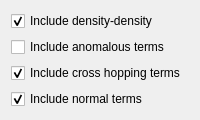
          <widget class="QWidget" name="tab_17">
           <attribute name="title">
            <string>Mean field type</string>
           </attribute>
           <layout class="QGridLayout" name="gridLayout_31">
            <item row="0" column="0">
             <layout class="QGridLayout" name="gridLayout_30">
              <item row="1" column="0">
               <widget class="QCheckBox" name="compute_anomalous">
                <property name="toolTip">
                 <string>Include spontaneous superconducting terms</string>
                </property>
                <property name="text">
                 <string>Include anomalous terms</string>
                </property>
                <property name="checked">
                 <bool>false</bool>
                </property>
               </widget>
              </item>
              <item row="0" column="0">
               <widget class="QCheckBox" name="compute_dd">
                <property name="toolTip">
                 <string>Include density-density mean fields, this include magnetization in the z-direction and density renormalization</string>
                </property>
                <property name="text">
                 <string>Include density-density</string>
                </property>
                <property name="checked">
                 <bool>true</bool>
                </property>
               </widget>
              </item>
              <item row="2" column="0">
               <widget class="QCheckBox" name="compute_cross">
                <property name="toolTip">
                 <string>Include spontaneous hopping terms, this includes X/Y magnetization and spontaneous hopping</string>
                </property>
                <property name="text">
                 <string>Include cross hopping terms</string>
                </property>
                <property name="checked">
                 <bool>true</bool>
                </property>
               </widget>
              </item>
              <item row="3" column="0">
               <widget class="QCheckBox" name="compute_normal">
                <property name="toolTip">
                 <string>Include normal terms in the mean field Hamiltonian</string>
                </property>
                <property name="text">
                 <string>Include normal terms</string>
                </property>
                <property name="checked">
                 <bool>true</bool>
                </property>
               </widget>
              </item>
             </layout>
            </item>
           </layout>
          </widget>
